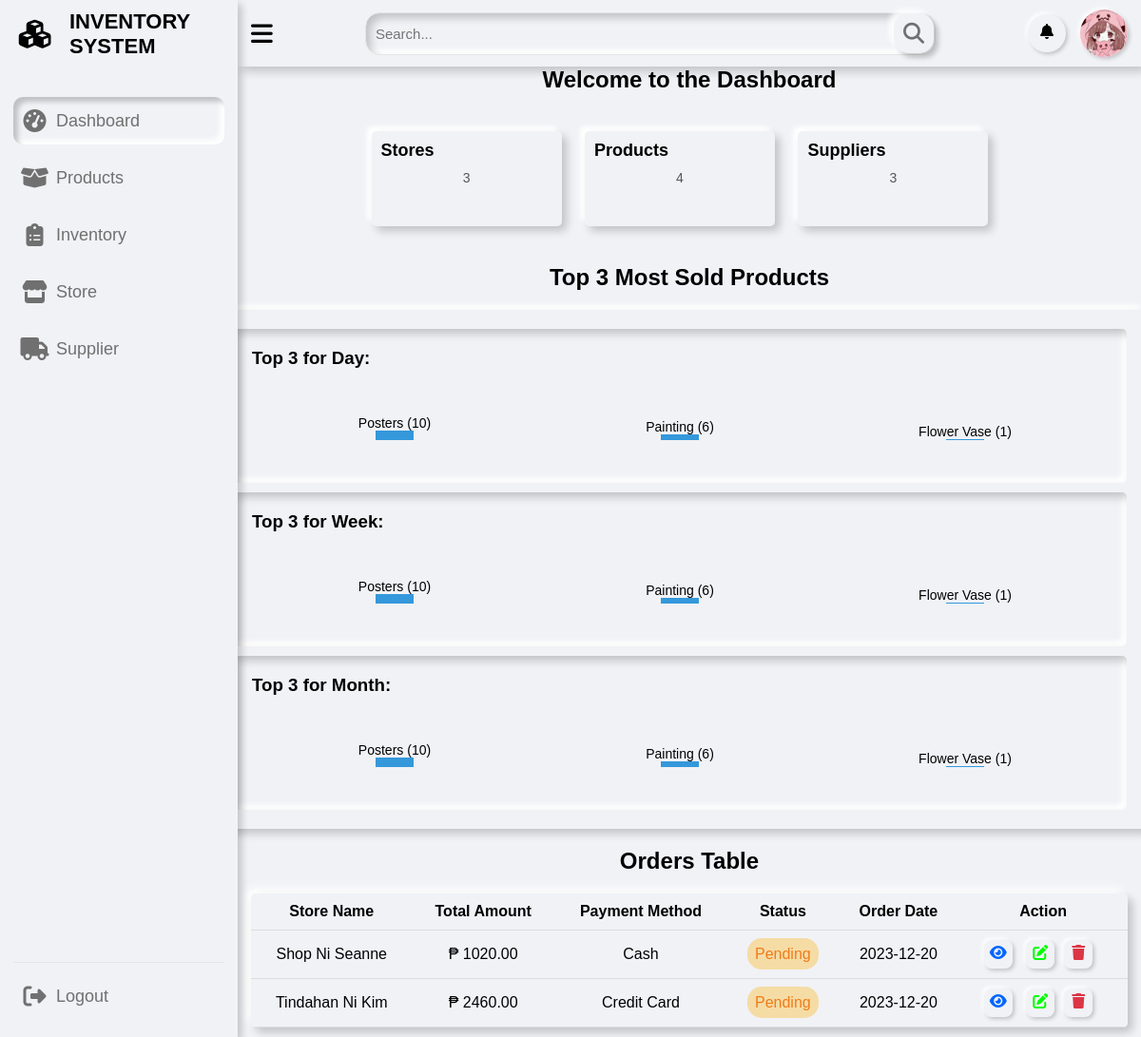
The page /pages/admin_dashboard.php (signed in) on the database its author committed.
### tables this page shows
CREATE TABLE `product` (
  `product_id` int(11) NOT NULL,
  `product_name` varchar(255) NOT NULL,
  `supplier_id` int(11) DEFAULT NULL
);

CREATE TABLE `orders` (
  `order_id` int(11) NOT NULL,
  `store_id` int(11) NOT NULL,
  `total_amount` decimal(10,2) NOT NULL,
  `payment_method_id` int(11) NOT NULL,
  `payment_status_id` int(11) NOT NULL DEFAULT 2,
  `order_date` date NOT NULL
);

CREATE TABLE `store` (
  `store_id` int(11) NOT NULL,
  `user_id` int(11) DEFAULT NULL,
  `store_name` varchar(255) NOT NULL,
  `store_address` varchar(255) NOT NULL,
  `store_email` varchar(255) NOT NULL,
  `store_phone` varchar(255) NOT NULL
);

CREATE TABLE `payment_method` (
  `method_id` int(11) NOT NULL,
  `method` varchar(20) NOT NULL
);

CREATE TABLE `payment_status` (
  `status_id` int(11) NOT NULL,
  `status` varchar(20) NOT NULL
);

### pages/admin_dashboard.php (the view, shortened to what this page needs)
<?php
if (isset($_SESSION['id']) && isset($_SESSION['username']) && $_SESSION['role'] === 'admin') {
?>
    <?php
    include "../includes/sidebar.php";
    include "../includes/topbar.php";
    include "../includes/functions.php";
    ?>
    <?php
    $table_name1 = 'store';
    $table_name2 = 'product';
    $table_name3 = 'supplier';
    $sql = "SELECT GetTableCount(:table_name) AS count_result";
    $stmt = $pdo->prepare($sql);
    $stmt->bindParam(':table_name', $table_name1, PDO::PARAM_STR);
    $stmt->execute();
    $row = $stmt->fetch(PDO::FETCH_ASSOC);
    $nos = $row['count_result'];
    $sql = "SELECT GetTableCount(:table_name) AS count_result";
    $stmt = $pdo->prepare($sql);
    $stmt->bindParam(':table_name', $table_name2, PDO::PARAM_STR);
    $stmt->execute();
    $row = $stmt->fetch(PDO::FETCH_ASSOC);
    $nop = $row['count_result'];
    $sql = "SELECT GetTableCount(:table_name) AS count_result";
    $stmt = $pdo->prepare($sql);
    $stmt->bindParam(':table_name', $table_name3, PDO::PARAM_STR);
    $stmt->execute();
    $row = $stmt->fetch(PDO::FETCH_ASSOC);
    $noss = $row['count_result'];
    ?>
    <div class="dash-content">
        <div class="header">
            <h1>Welcome to the Dashboard</h1>
        </div>
        <div class="card">
            <h2>Stores</h2>
            <p class="card-number"><?php echo $nos; ?></p>
        </div>
        <div class="card">
            <h2>Products</h2>
            <p class="card-number"><?php echo $nop; ?></p>
        </div>
        <div class="card">
            <h2>Suppliers</h2>
            <p class="card-number"><?php echo $noss; ?></p>
        </div>
    </div>
    <div class="top-sales-content">
    <h2>Top 3 Most Sold Products</h2>
    <div class="top-sales">
        <div class="timeFrame">
            <h3>Top 3 for Day:</h3>
            <?php
            $currentDate = date('Y-m-d');
            getTopProductsByTimeFrame($pdo, $currentDate, $currentDate);
            ?>
        </div>
        <div class="timeFrame">
            <h3>Top 3 for Week:</h3>
        </div>
        <div class="timeFrame">
            <h3>Top 3 for Month:</h3>
        </div>
    </div>
    </div>
    <div class="order-table-div">
        <h2>Orders Table</h2>
        <table class="order-table">
            <thead>
                <tr>
                    <th>Store Name</th>
                    <th>Total Amount</th>
                    <th>Payment Method</th>
                    <th>Status</th>
                    <th>Order Date</th>
                    <th>Action</th>
                </tr>
            </thead>
            <tbody>
                <?php
                $orderQuery = "SELECT s.store_name, o.total_amount, pm.method, ps.status, o.order_date, o.store_id, o.payment_method_id, o.payment_status_id, o.order_id
                                FROM orders o
                                INNER JOIN payment_method pm ON o.payment_method_id = pm.method_id
                                INNER JOIN payment_status ps ON o.payment_status_id = ps.status_id
                                INNER JOIN store s ON o.store_id = s.store_id";
                $orderStmt = $pdo->query($orderQuery);
                while ($orderRow = $orderStmt->fetch(PDO::FETCH_ASSOC)) {
                ?>
                    <tr>
                        <td><?php echo $orderRow['store_name']; ?></td>
                        <td>
                            <p>₱ <?php echo $orderRow['total_amount']; ?>
                        </td>
                        <td><?php echo $orderRow['method']; ?></td>
                        <td><span class="status"><?php echo $orderRow['status']; ?></span></td>
                        <td><?php echo $orderRow['order_date']; ?></td>
                        <td><a href="#" onclick='openViewOrderPopup(<?php echo $orderRow["order_id"]; ?>)' class="view"><i class="fa-solid fa-eye"></i></a>
                            <a href='#' onclick='openEditOrderPopup(<?php echo json_encode($orderRow); ?>)' class='edit'>
                                <i class='fas fa-edit'></i><a href='#' class="delete" onclick='openDeleteOrderPopup(<?php echo $orderRow["order_id"]; ?>)'>
                                    <i class='fas fa-trash'></i></a>
                        </td>
                    </tr>
                <?php
                }
                ?>
            </tbody>
        </table>
    </div>
    <?php
    include "../includes/footbar.php";
    ?>
<?php
} else {
    header("Location: ../index.php?error=Access Error");
    exit();
}
?>

### includes/functions.php (shortened to what this page needs)
<?php
function getTopProductsByTimeFrame($pdo, $startDate, $endDate) {
    $sql = "CALL GetTop3ProductsByQuantityForTimeFrame('$startDate', '$endDate')";
    $result = $pdo->query($sql);
    displayVerticalBarGraph($result);
}
function displayVerticalBarGraph($result) {
    echo '<div class="vertical-bar-graph">';
    foreach ($result as $row) {
        $product_name = $row['product_name'];
        $highest_quantity = $row['highest_quantity'];
        echo '<div class="vertical-bar">';
        echo '<div class="bar-fill" style="height:' . $highest_quantity . 'px;"></div>';
        echo '<span class="bar-label">' . $product_name . ' (' . $highest_quantity . ')</span>';
        echo '</div>';
    }
    echo '</div>';
}

### css/dashboard.css (style rules this page uses)
* { margin: 0; padding: 0; box-sizing: border-box; font-family: "Poppins", sans-serif; }
:root { --primary-color: #0e4bf1; --color-hover: #0e4bf1; --panel-color: #f1f2f6; --text-color: #000; --card-color: #fff; --black-light-color: #707070; --border-color: #e6e5e5; --toggle-color: #ddd; --box1-color: #4dffe4; --box2-color: #acd3ff; --box3-color: #fce7d1; --title-icon-color: #fff; --tran-05: all 0.5s ease; --tran-03: all 0.3s ease; --tran-03: all 0.2s ease; }
body { min-height: 100vh; background-color: #fff; }
.dashboard .dash-content { padding-top: 60px; }
.card { position: relative; background-color: var(--panel-color); border-radius: 5px; box-shadow: 5px 5px 10px rgba(0, 0, 0, 0.2), -5px -5px 5px rgba(255, 255, 255, 1); padding: 10px; width: 200px; height: 100px; display: inline-block; margin-right: 20px; margin-top: 20px; transition: transform 0.3s ease-in-out; }
.card h2 { font-size: 18px; font-weight: bold; margin-bottom: 10px; color: var(--text-color); }
.card-number { font-size: 14px; color: #555555; margin-bottom: 0; }
.dash-content { text-align: center; padding: 40px; }
.header h1 { font-size: 24px; margin-bottom: 20px; color: var(--text-color); transition: var(--tran-05); }
.dash-content h2 { display: flex; justify-content: space-between; align-items: center; color: var(--text-color); }
.order-table-div { display: flex; flex-direction: column; align-items: center; }
.product-table, .order-table { width: 100%; border-collapse: collapse; margin-top: 20px; background-color: var(--panel-color); box-shadow: 5px 5px 10px rgba(0, 0, 0, 0.2), -5px -5px 10px rgba(255, 255, 255, 1); border-radius: 5px; overflow: hidden; }
.product-table th, .product-table td, .order-table th, .order-table td { padding: 10px; text-align: center; align-items: center; border-bottom: 1px solid #ddd; color: var(--text-color); }
.product-table td, .order-table td { background-color: var(--panel-color); }
.product-table th, .order-table th { background-color: var(--panel-color); color: var(--text-color); }
.order-table td span { padding: 8px; border-radius: 15px; }
.order-table td { text-transform: capitalize; }
.order-table td span.pending { background-color: #f9bd366b; color: #ef7c19; padding: 8px; }
.product-table a, .order-table a { text-decoration: none; color: #333; margin-right: 10px; transition: transform 0.3s ease-in-out; }
.product-table a.view, .order-table a.view { display: inline-block; width: 30px; height: 30px; background-color: var(--panel-color); color: #0066ff; box-shadow: 2px 2px 4px rgba(0, 0, 0, 0.2), -2px -2px 4px rgba(255, 255, 255, 1); border-radius: 8px; }
.product-table a.edit, .order-table a.edit { display: inline-block; width: 30px; height: 30px; background-color: var(--panel-color); color: #00ff00; box-shadow: 2px 2px 4px rgba(0, 0, 0, 0.2), -2px -2px 4px rgba(255, 255, 255, 1); border-radius: 8px; }
.order-table a i { margin-top: 5px; }
.product-table a.delete, .order-table a.delete { display: inline-block; justify-content: center; align-items: center; width: 30px; height: 30px; color: #dc3545; background-color: var(--panel-color); box-shadow: 2px 2px 4px rgba(0, 0, 0, 0.2), -2px -2px 4px rgba(255, 255, 255, 1); border-radius: 8px; }
.top-sales-content { display: flex; flex-direction: column; align-items: center; margin-bottom: 20px; }
.top-sales { background-color: var(--panel-color); border-radius: 5px; box-shadow: 5px 5px 10px rgba(0, 0, 0, 0.2), -5px -5px 5px rgba(255, 255, 255, 1); padding: 10px; display: inline-block; margin-right: 20px; margin-top: 20px; }
.timeFrame { padding: 20px; box-shadow: inset 5px 5px 10px rgba(0, 0, 0, 0.2), inset -5px -5px 5px rgba(255, 255, 255, 1); margin: 10px; border-radius: 5px; }
.vertical-bar-graph { display: flex; justify-content: space-around; align-items: flex-end; height: 100px; }
.vertical-bar { width: 300px; margin-bottom: 20px; display: flex; flex-direction: column-reverse; align-items: center; }
.bar-fill { background-color: #3498db; width: 40px; margin-bottom: 5px; transition: height 1s ease-in-out; }
.bar-label { font-size: 14px; margin-top: 5px; }

### rows shown on the page
product: product_name "Posters", highest_quantity "10"
product: product_name "Painting", highest_quantity "6"
product: product_name "Flower Vase", highest_quantity "1"
orders: store.store_name "Shop Ni Seanne", total_amount "1020.00", payment_method.method "Cash", payment_status.status "Pending", order_date "2023-12-20"
orders: store.store_name "Tindahan Ni Kim", total_amount "2460.00", payment_method.method "Credit Card", payment_status.status "Pending", order_date "2023-12-20"

### other values the page prints
$nos "3"
$nop "4"
$noss "3"
